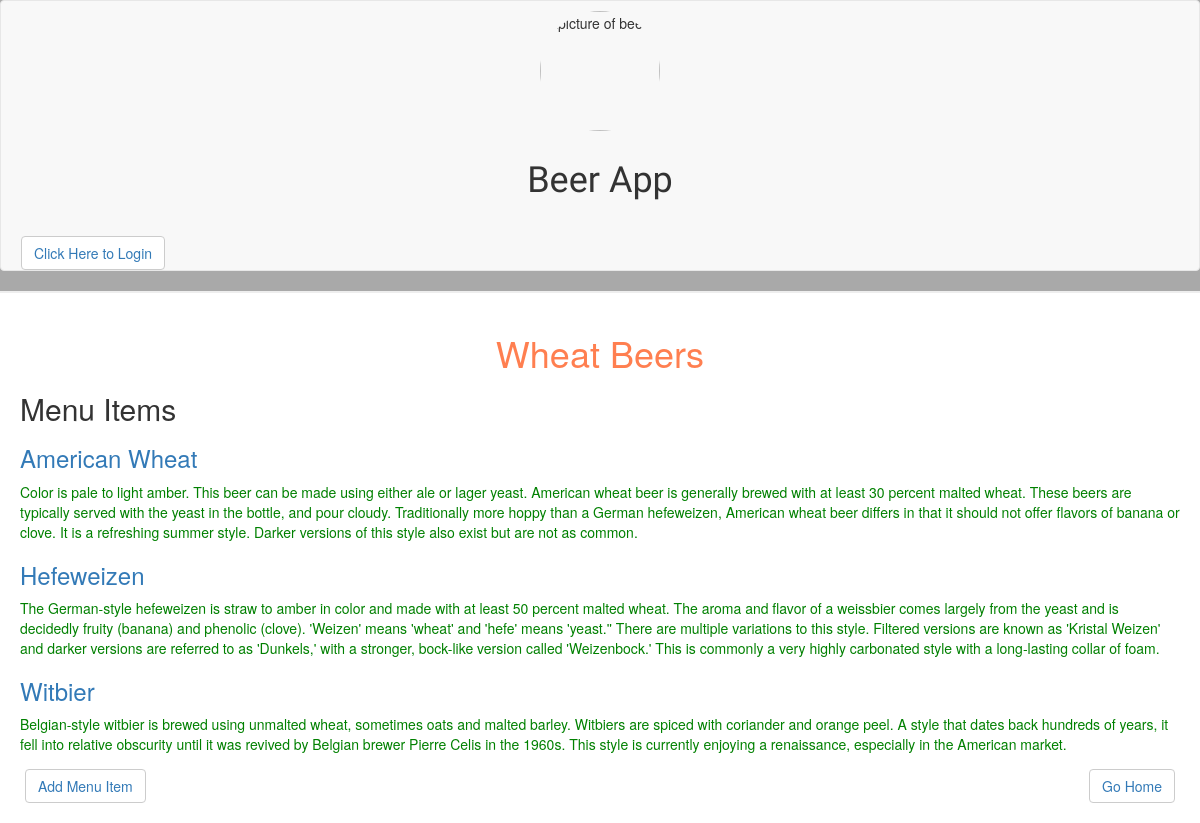
The page /beer/4/ on the database its author committed.
### database_setup.py (models this page shows, shortened)
class Beer(Base):
    __tablename__ = 'beer'
    id = Column(Integer, primary_key = True)
    name = Column(String(200), nullable = False)
    user_id = Column(Integer, ForeignKey('user.id'))
    user = relationship(User)

class MenuItem(Base):
    __tablename__ = 'menu_item'
    name = Column(String(80), nullable = False)
    id = Column(Integer, primary_key = True)
    description = Column(String(250))
    beer_id = Column(Integer, ForeignKey('beer.id'))
    beer = relationship(Beer)
    user_id = Column(Integer, ForeignKey('user.id'))
    uer = relationship(User)

### project.py (the view)
@app.route('/beer/<int:beer_id>/')
def showMenu(beer_id):
    inspector = inspect(engine)
    beer = session.query(Beer).filter_by(id=beer_id).one()
    beerList = session.query(MenuItem).filter_by(beer=beer).all()
    items = session.query(MenuItem).filter_by(beer_id=beer.id).all()
    return render_template('menu.html', beer=beer,
                           items=items, beer_id=beer_id,
                           beerList=beerList, login=login_session)

### templates/menu.html (shortened to what this page needs)
<html>
<head>
	<link rel=stylesheet type=text/css href="{{ url_for('static', filename='styles.css') }}">
	<link rel=stylesheet type=text/css href="{{ url_for('static', filename='bootstrap.min.css') }}">
</head>
<body>
<header>
	<nav class= "navbar navbar-default">
		<div class="container-fluid">
			<div class="row">
				<img src="{{ url_for('static', filename='drink-beer.jpg') }}" class="logo" alt="picture of beer">
				<h1 class="app">Beer App</h1>
			</div>
		</div>
		<div class="col-xs-8">
			{%if 'username' not in login %}
			<button class="btn btn-default"><a href="{{url_for('showLogin')}}">Click Here to Login </a></button>
			{% else %}
			<button class="btn btn-default"><a href="{{url_for('gdisconnect')}}">Logout </a></button>
			{% endif %}
		</div>
</header>
<div class = 'pane'>
		<h1 class="beer-name">{{beer.name}}</h1>
	    <h2>Menu Items</h2>
		{% for beer in beerList %}
		<a href = "{{url_for('showItem', beer_id = beer.beer_id, menu_id = beer.id)}}"> <h3>{{beer.name}}</h3></a>
		<p>{{beer.description}}</p>
		{% endfor %}
	<button class="btn btn-default"><a href="{{url_for('newMenuItem', beer_id = beer_id, menu_id = items.id)}}">Add Menu Item</a></button>
	 <button class="btn btn-default go-home-button"><a href="{{ url_for('showAll') }}">Go Home</a></button>
</div>
</body>
</html>

### static/styles.css (style rules this page uses)
header { border-bottom: 2px solid #eee; background-color: #A9A9A9; }
body { display: flex; flex-direction: column; max-width: 100%; min-width: 200px; margin: 48px auto 32px; font-family: 'Titillium Web', sans-serif; background-image: }
p { color: green; }
a { text-decoration: none; font-size: 1em; }
.app { padding-top: 10px; padding-bottom: 10px; text-align: center; font-family: 'Rammetto One', cursive; }
.logo { height: 120px; width: 120px; border-radius: 50%; justify-content: flex-start; margin-top: 50px; margin-bottom: 10px; align-items: center; display: block; margin: 0 auto; }
.pane { padding:20px; }
.btn { padding:5px 15px; background:#ccc; border:0 none; cursor:pointer; -webkit-border-radius: 5px; border-radius: 5px; margin: 5px; text-decoration: none; }
.go-home-button { display: block; float: right; }
.container-fluid { padding: 5px; margin: 5px; border-color: #999999; background-color: ##696969; }
.beer-name { text-align: center; color: coral; }

### rows shown on the page
Beer: name "Wheat Beers"
MenuItem: name "American Wheat", description "Color is pale to light amber. This beer can be made using either ale or lager yeast. American wheat beer is generally brewed with at least 30 percent malted wheat. These beers are typically served with the yeast in the bottle, and pour cloudy. Traditionally more hoppy than a German hefeweizen, American wheat beer differs in that it should not offer flavors of banana or clove. It is a refreshing summer style. Darker versions of this style also exist but are not as common."
MenuItem: name "Hefeweizen", description "The German-style hefeweizen is straw to amber in color and made with at least 50 percent malted wheat. The aroma and flavor of a weissbier comes largely from the yeast and is decidedly fruity (banana) and phenolic (clove). 'Weizen' means 'wheat' and 'hefe' means 'yeast.'' There are multiple variations to this style. Filtered versions are known as 'Kristal Weizen' and darker versions are referred to as 'Dunkels,' with a stronger, bock-like version called 'Weizenbock.' This is commonly a very highly carbonated style with a long-lasting collar of foam."
MenuItem: name "Witbier", description "Belgian-style witbier is brewed using unmalted wheat, sometimes oats and malted barley. Witbiers are spiced with coriander and orange peel. A style that dates back hundreds of years, it fell into relative obscurity until it was revived by Belgian brewer Pierre Celis in the 1960s. This style is currently enjoying a renaissance, especially in the American market."
